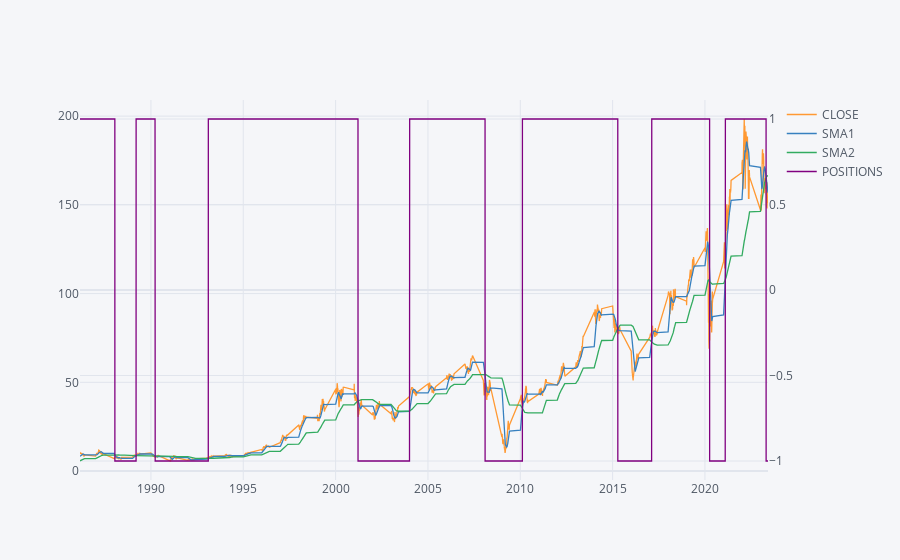

The notebook cell saved with this chart:
### Code cell
data.iplot(secondary_y='POSITIONS')

### Figure 1 — Plotly figure (JSON) as saved in the notebook; plotly's stock layout.template omitted (floating-point values rounded to 4 significant figures; data arrays with more than 128 entries replaced by an {"elided": "..."} marker saying what was removed)
{"data": [{"line": {"color": "rgba(255, 153, 51, 1.0)", "dash": "solid", "shape": "linear", "width": 1.3}, "mode": "lines", "name": "CLOSE", "text": "", "type": "scatter", "x": {"elided": "3917 str values"}, "y": {"elided": "3917 float values"}}, {"line": {"color": "rgba(55, 128, 191, 1.0)", "dash": "solid", "shape": "linear", "width": 1.3}, "mode": "lines", "name": "SMA1", "text": "", "type": "scatter", "x": {"elided": "3917 str values"}, "y": {"elided": "3917 float values"}}, {"line": {"color": "rgba(50, 171, 96, 1.0)", "dash": "solid", "shape": "linear", "width": 1.3}, "mode": "lines", "name": "SMA2", "text": "", "type": "scatter", "x": {"elided": "3917 str values"}, "y": {"elided": "3917 float values"}}, {"line": {"color": "rgba(128, 0, 128, 1.0)", "dash": "solid", "shape": "linear", "width": 1.3}, "mode": "lines", "name": "POSITIONS", "text": "", "type": "scatter", "x": {"elided": "3917 str values"}, "xaxis": "x", "y": {"elided": "3917 int values"}, "yaxis": "y2"}], "layout": {"legend": {"bgcolor": "#F5F6F9", "font": {"color": "#4D5663"}}, "paper_bgcolor": "#F5F6F9", "plot_bgcolor": "#F5F6F9", "title": {"font": {"color": "#4D5663"}}, "xaxis": {"gridcolor": "#E1E5ED", "showgrid": true, "tickfont": {"color": "#4D5663"}, "title": {"font": {"color": "#4D5663"}, "text": ""}, "zerolinecolor": "#E1E5ED"}, "yaxis": {"gridcolor": "#E1E5ED", "showgrid": true, "tickfont": {"color": "#4D5663"}, "title": {"font": {"color": "#4D5663"}, "text": ""}, "zerolinecolor": "#E1E5ED"}, "yaxis2": {"anchor": "x", "gridcolor": "#E1E5ED", "overlaying": "y", "showgrid": true, "side": "right", "tickfont": {"color": "#4D5663"}, "title": {"text": ""}, "zerolinecolor": "#E1E5ED"}}}
